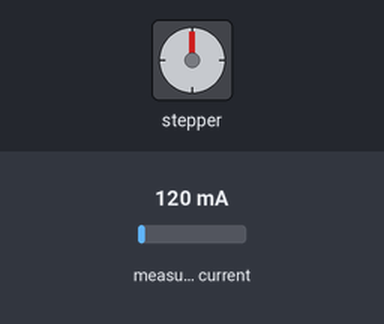
Simulated run of this sketch. Board: SparkFun Pro Micro, built with avr-gcc and run on an emulated ATmega32U4. On the bench: stepper motor. The test bench sets the inputs (shaded band); at power-on: measured current 120 mA. Stepper angles assume 2048 steps per turn.

Above: at 1.3 s.
1.4 s: measured current set to 179 mA
2.9 s: measured current set to 219 mA
At 3.59 s:
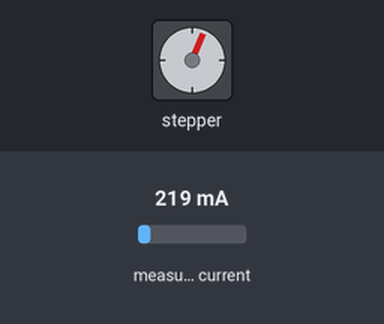
At 5.4 s:
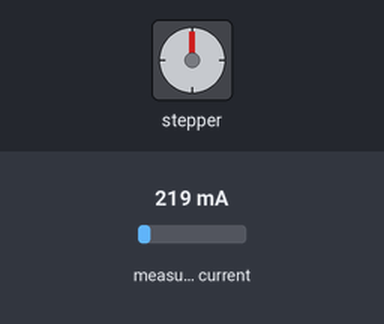
5.8 s: measured current set to 40 mA
At 7.7 s:
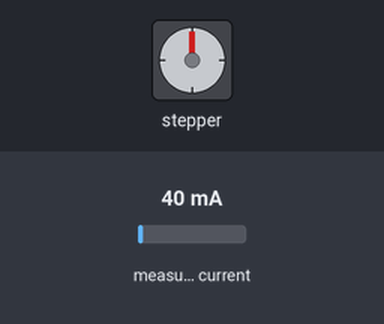
Timing chart, 0 to 9.2 s (numbered marks = the images above; inputs shaded):
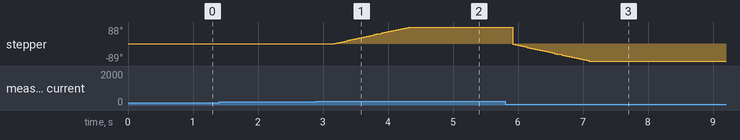

The sketch:

air_throttle.ino
```cpp
/*
 * IDE: Arduino IDE 1.8.13.
 * Board: SparkFun Pro Micro.
 *
 * Hardware:
 * - SparkFun Pro Micro 5V 16MHz board.
 * - stepper motor 28BYJ-48 with ULN2003 driver.
 * - hall sensor ACS712 20A.
*/

#include <ACS712.h>
#include <Stepper.h>

// Motor settings.
const int steps = 32;             // the number of motor steps.
const int rotate_360 = 2048;      // 32*64 - because of gear.
Stepper motor(steps, 6, 8, 7, 9); // pay attention to pins order. Current order is proper.

// Device current threshlod.
const int current_threshold = 200; // mA.

// HALL effect sensor.
// SparFun has 5.0 volt with a max value of 1023 steps.
// ACS712 5A  uses 185 mV per A.
// ACS712 20A uses 100 mV per A.  <<-----------
// ACS712 30A uses  66 mV per A.
ACS712 acs(A0, 5.0, 1023, 100);


void setup() {
  // Init rotor.
  motor.setSpeed(800);

  // Init HALL sensor.
  acs.autoMidPoint();
}


bool is_device_running  = false;
bool is_throttle_opened = false;
int mA; // the value taken from Hall sensor (in miliampers).

void loop() {
  // Read current.
  mA = acs.mA_AC();
  //Serial.println(mA);

  // Some device is running.
  is_device_running = (mA > current_threshold) ? true : false;

  // Run motor if needed.
  if (is_device_running && !is_throttle_opened) {
    open_throttle(motor);
    is_throttle_opened = true;
  }
  else if (!is_device_running && is_throttle_opened) {
    close_throttle(motor);
    is_throttle_opened = false;
  }

  delay(500);
}


void open_throttle (Stepper motor) {
  motor.step(rotate_360/4); // 512 == turn 90 deg.
}

void close_throttle (Stepper motor) {
  motor.step(-rotate_360/4); // 512 == turn 90 deg.
}
```

Measured:
- the behaviour switches between 200 and 201 mA on measured current (found by bisection; images 0 and 1)
- after the input at 1.4 s, every drawn part: stays the same
- after the input at 2.9 s, stepper: turns 88° clockwise in 1.2 s, starting after 0.25 s
- after the input at 5.8 s, stepper: turns 177° counter-clockwise in 1.2 s, starting after 0.12 s
